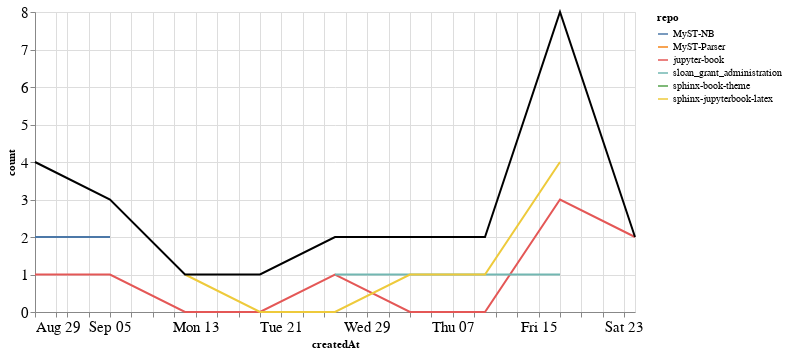

The code cell stored with this chart in its notebook:
### Markdown cell above
### PRs

### Code cell
prs_time = prs.groupby('repo').resample('W', on='createdAt').count()['author'].reset_index()
prs_time = prs_time.rename(columns={'author': 'count'})
prs_time_total = prs_time.groupby('createdAt').agg({"count": "sum"}).reset_index()

ch1 = alt.Chart(prs_time, width=600).mark_line().encode(
    x='createdAt',
    y='count',
    color='repo',
    tooltip="repo"
)

ch2 = alt.Chart(prs_time_total, width=600).mark_line(color="black").encode(
    x='createdAt',
    y='count',
)

ch1 + ch2

### Figure 1 — Vega-Lite specification as saved in the notebook (floating-point values rounded to 4 significant figures)
{"config": {"axisLeft": {"labelFontSize": 15}, "axisBottom": {"labelFontSize": 15}}, "layer": [{"data": {"name": "data-d99a4ea717fa6ca835c64957155508b9"}, "mark": "line", "encoding": {"color": {"type": "nominal", "field": "repo"}, "tooltip": {"type": "nominal", "field": "repo"}, "x": {"type": "temporal", "field": "createdAt"}, "y": {"type": "quantitative", "field": "count"}}, "width": 600}, {"data": {"name": "data-683e6bb87a405e2c70636da206c3197a"}, "mark": {"type": "line", "color": "black"}, "encoding": {"x": {"type": "temporal", "field": "createdAt"}, "y": {"type": "quantitative", "field": "count"}}, "width": 600}], "$schema": "https://vega.github.io/schema/vega-lite/v4.8.1.json", "datasets": {"data-d99a4ea717fa6ca835c64957155508b9": [{"repo": "MyST-NB", "createdAt": "2021-08-29T00:00:00", "count": 2}, {"repo": "MyST-NB", "createdAt": "2021-09-05T00:00:00", "count": 2}, {"repo": "MyST-Parser", "createdAt": "2021-08-29T00:00:00", "count": 1}, {"repo": "jupyter-book", "createdAt": "2021-08-29T00:00:00", "count": 1}, {"repo": "jupyter-book", "createdAt": "2021-09-05T00:00:00", "count": 1}, {"repo": "jupyter-book", "createdAt": "2021-09-12T00:00:00", "count": 0}, {"repo": "jupyter-book", "createdAt": "2021-09-19T00:00:00", "count": 0}, {"repo": "jupyter-book", "createdAt": "2021-09-26T00:00:00", "count": 1}, {"repo": "jupyter-book", "createdAt": "2021-10-03T00:00:00", "count": 0}, {"repo": "jupyter-book", "createdAt": "2021-10-10T00:00:00", "count": 0}, {"repo": "jupyter-book", "createdAt": "2021-10-17T00:00:00", "count": 3}, {"repo": "jupyter-book", "createdAt": "2021-10-24T00:00:00", "count": 2}, {"repo": "sloan_grant_administration", "createdAt": "2021-09-26T00:00:00", "count": 1}, {"repo": "sloan_grant_administration", "createdAt": "2021-10-03T00:00:00", "count": 1}, {"repo": "sloan_grant_administration", "createdAt": "2021-10-10T00:00:00", "count": 1}, {"repo": "sloan_grant_administration", "createdAt": "2021-10-17T00:00:00", "count": 1}, {"repo": "sphinx-book-theme", "createdAt": "2021-09-19T00:00:00", "count": 1}, {"repo": "sphinx-jupyterbook-latex", "createdAt": "2021-09-12T00:00:00", "count": 1}, {"repo": "sphinx-jupyterbook-latex", "createdAt": "2021-09-19T00:00:00", "count": 0}, {"repo": "sphinx-jupyterbook-latex", "createdAt": "2021-09-26T00:00:00", "count": 0}, {"repo": "sphinx-jupyterbook-latex", "createdAt": "2021-10-03T00:00:00", "count": 1}, {"repo": "sphinx-jupyterbook-latex", "createdAt": "2021-10-10T00:00:00", "count": 1}, {"repo": "sphinx-jupyterbook-latex", "createdAt": "2021-10-17T00:00:00", "count": 4}], "data-683e6bb87a405e2c70636da206c3197a": [{"createdAt": "2021-08-29T00:00:00", "count": 4}, {"createdAt": "2021-09-05T00:00:00", "count": 3}, {"createdAt": "2021-09-12T00:00:00", "count": 1}, {"createdAt": "2021-09-19T00:00:00", "count": 1}, {"createdAt": "2021-09-26T00:00:00", "count": 2}, {"createdAt": "2021-10-03T00:00:00", "count": 2}, {"createdAt": "2021-10-10T00:00:00", "count": 2}, {"createdAt": "2021-10-17T00:00:00", "count": 8}, {"createdAt": "2021-10-24T00:00:00", "count": 2}]}}
